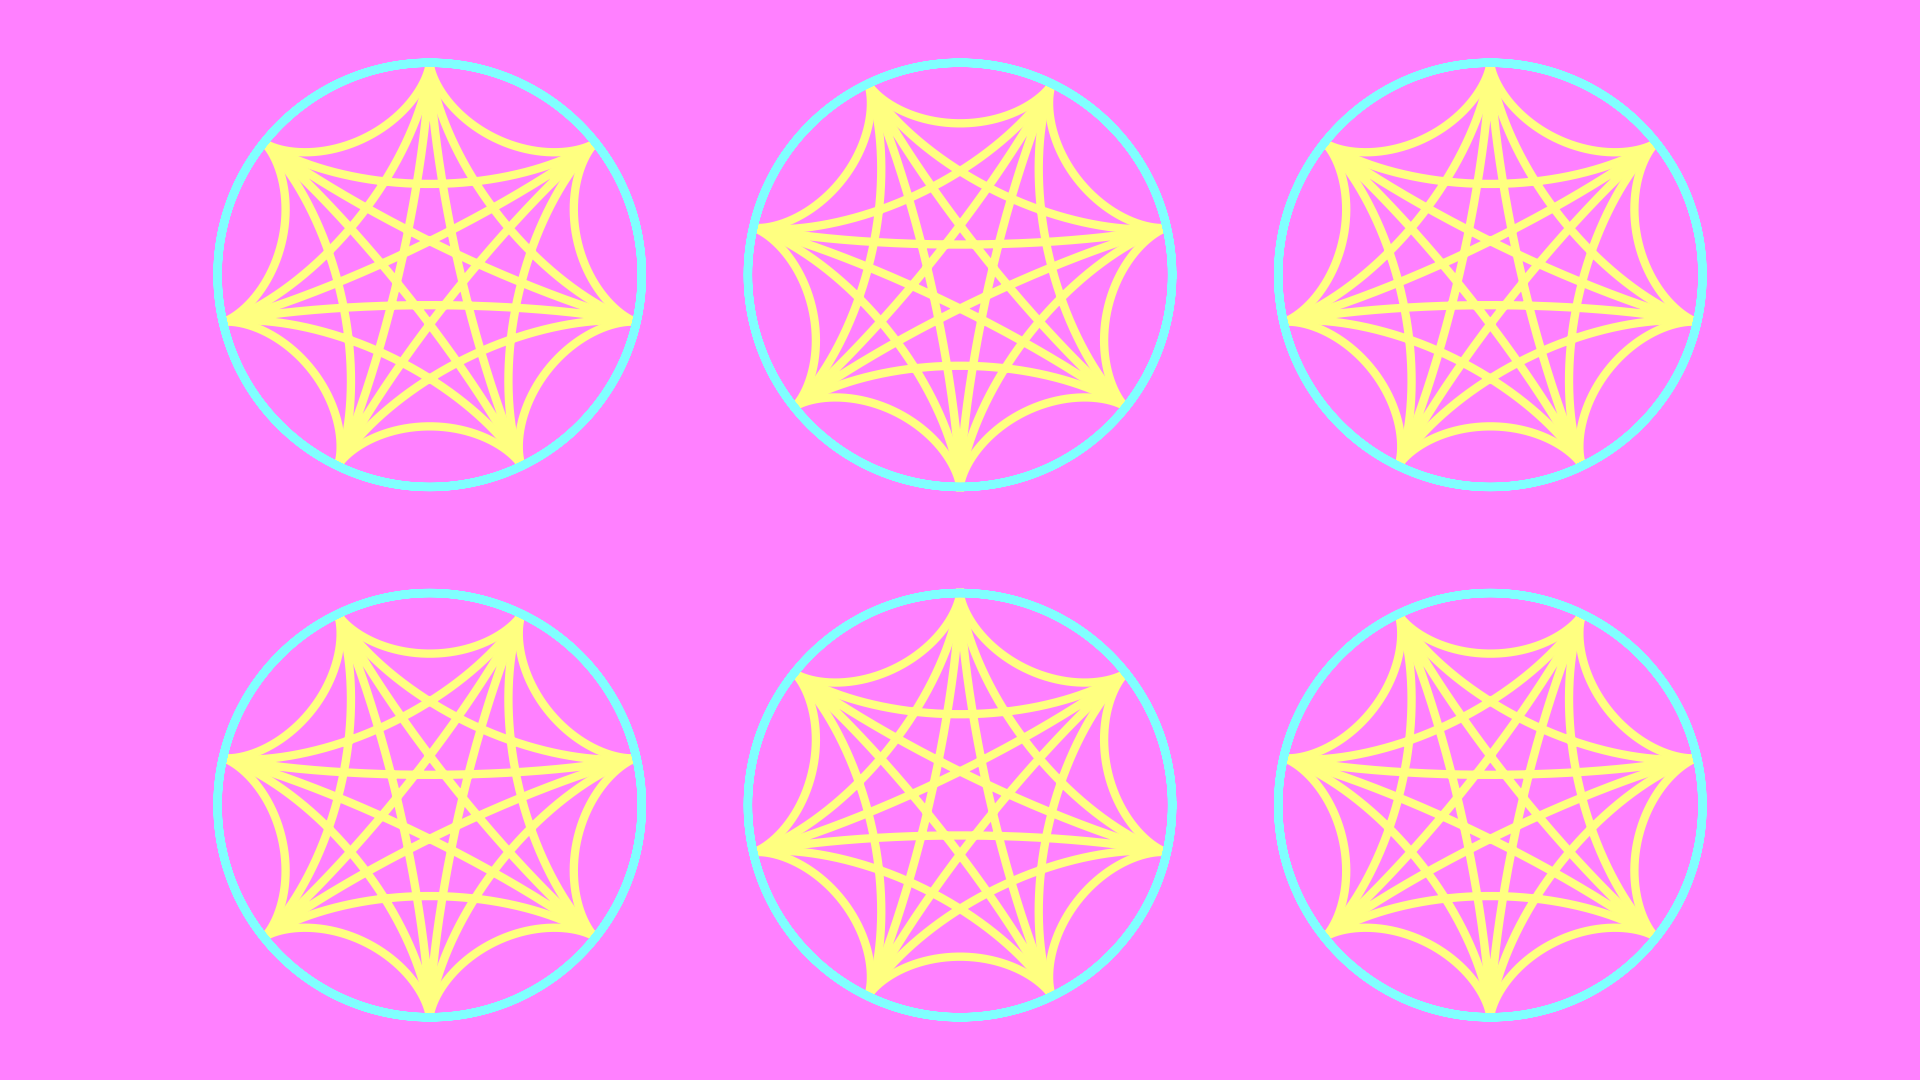

This figure's Python source:
from pathlib import Path

import matplotlib.pyplot as plt
import numpy as np


def hsv2rgb(h: float, s: float, v: float) -> str:
    rgb: np.ndarray = np.round(255 * ((np.clip(np.abs(np.modf(h + np.array([0, 2, 1]) / 3)[0] * 6 - 3) - 1, 0, 1) - 1) * s + 1) * v).astype(int)
    return "#" + "".join(f"{i:02x}" for i in rgb)


def main() -> None:
    # config
    fp: Path = Path(__file__).resolve().with_suffix(".png")
    plt.rcParams["figure.dpi"] = 100
    plt.rcParams["figure.figsize"] = [19.2, 10.8]
    colors: list[str] = [hsv2rgb(i/3+1/6, 0.5, 1) for i in range(3)]
    # generate figure
    fig: plt.Figure
    ax: plt.Axes
    fig, ax = plt.subplots()
    # plot
    m: int = 7
    l: float = 0.4
    t: np.ndarray
    x: np.ndarray
    y: np.ndarray
    for i in range(1, 1+m//2):
        t = np.linspace(0, 2*np.pi*i, 1+3600*i, endpoint=True)
        r: float = i/m
        y = (1-r) * np.cos(t) + r * np.cos((1/r-1)*t)
        x = (1-r) * np.sin(t) - r * np.sin((1/r-1)*t)
        for j in range(3):
            for k in range(2):
                pm: int = 2*((j+k)%2)-1
                ax.plot(l*x+j, pm*l*y+k, linewidth=6, color=colors[0])
    t = np.linspace(0, 2*np.pi*i, 1+3600, endpoint=True)
    x = np.cos(t)
    y = np.sin(t)
    for j in range(3):
        for k in range(2):
            ax.plot(l*x+j, l*y+k, linewidth=6, color=colors[1])
    # arrange
    #ax.set_xlim(0, 1)
    #ax.set_ylim(0, 1)
    ax.axis("off")
    ax.set_aspect("equal")
    ax.set_facecolor(colors[-1])
    fig.set_facecolor(colors[-1])
    fig.tight_layout()
    # output
    fig.savefig(fp)
    plt.cla()
    plt.clf()
    plt.close(fig)
    return None


if __name__ == "__main__":
    main()
